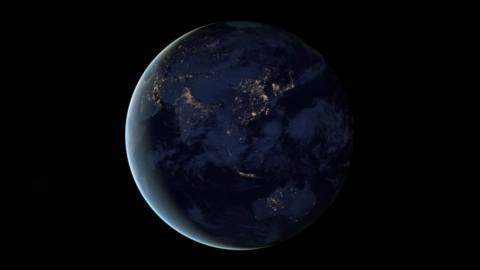
%> input picture 1.jpg, 480 x 270 px; the run also reads 1 picture not shown here
$ octave interpolation_test.m   (GNU Octave 9; MATLAB toolbox functions it lacks are replaced by stand-ins)
%> lines starting %> are read from the running program, lines starting %| are printed output that depends on the picture
### costFuncSATD.m
% Computes the Sum Absolute Difference (sAD) for the given two blocks
% Input
%       currentBlk : The block for which we are finding the SAD
%       refBlk : the block w.r.t. which the SAD is being computed
%       n : the side of the two square blocks
%
% Output
%       cost : The SAD for the two blocks
%
%Written by Natalia Molinero Mingorance


function cost = costFuncSATD(currentBlk,refBlk)


err = 0;

        absolute = abs(fwht(refBlk) - fwht(currentBlk)); %Walsh-Hadamard Transform
        err = sum(absolute(:));

% uncomment next line to check memory space
% whos absolute err
cost = err;

### interpolation_test.m
% Written by Natalia Molinero Mingorance

%for luma MV 1/4 luma samples
%if using 4:2:0, for chroma, 1/8 samples

%for luma samples, we use the hfilter for 1/2 sample and the qfilter for
%1/4 sample precision:
indexes=[-3,-2,-1,0,1,2,3,4];
hfilter=[-1,4,-11,40,40,-11,4,1];
qfilter=[-1,4,-10,58,17,-5,1,];

%for chroma samples four different four-tapped FIR filters:
indexes=[-1,0,1,2];
filter1=[-2,58,10,-2]; %for chroma samples of 1/8th
filter2=[-4,54,16,-2];%for chroma samples of 2/8th
filter3=[-6,46,28,-4];%for chroma samples of 3/8th
filter4=[-4,36,36,-4];%for chroma samples of 4/8th

% 5/8th, 6/8th and 7/8th use filter3[1−i], filter2[1−i], and filter1[1−i]c

ref_frame = double(imread('1.jpg'));
target_frame = double(imread('2.jpg'));
ref_frame = ref_frame(1:256, 1:256, :); %%MIRAR CÓMO SE HACE CON EL TAMAÑALO REAL
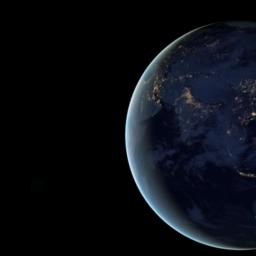
%> ref_frame: size 256x256x3 double; mean R, G, B 10.9, 13.5, 19.9
target_frame = target_frame(1:256, 1:256, :); %%MIRAR CÓMO SE HACE CON EL TAMAÑALO REAL
%> target_frame: size 256x256x3 double


%%we use only luminance component for current and reference images

R = ref_frame(:,:,1); G = ref_frame(:,:,2); B = ref_frame(:,:,3);
%> after `R = ref_frame(:,:,1)`:
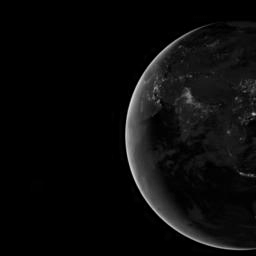
%> R: size 256x256 double; min 0, max 218, mean 10.9
%> after `B = ref_frame(:,:,3)`:
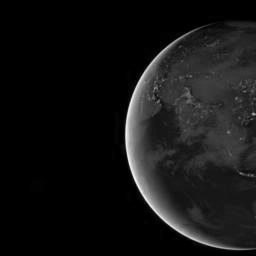
%> B: size 256x256 double; min 0, max 252, mean 19.9
ref_Y=0.288*R+0.587*G+0.114*B;
R = target_frame(:,:,1); G = target_frame(:,:,2); B = target_frame(:,:,3);
%> after `G = target_frame(:,:,2)`:
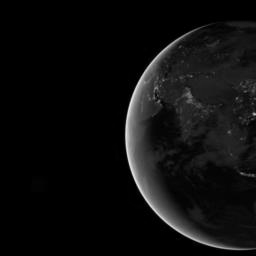
%> G: size 256x256 double; min 0, max 241, mean 13.6
Y=0.288*R+0.587*G+0.114*B;

dx=16;
dy=16;
subY_ref=zeros(11,4);
subY=zeros(11,4);

%ref_frame sub-pixel interpolation-->subY_ref


i=1;

     for j=dy-3:dy+3
         subY_ref(i,2)=-ref_Y(dx-3,j)+4*ref_Y(dx-2,j)-10*ref_Y(dx-1,j)+58*ref_Y(dx,j)-17*ref_Y(dx+1,j)-5*ref_Y(dx+2,j)+ref_Y(dx+3,j); %adxdy
         i=i+1;
     end
%> after the loop, i = 8; subY_ref = 11 rows, first 8: [0 0 0 0; 0 0 0 0; 0 0 0 0; 0 0 0 0; 0 0 0 0; 0 0 0 0; 0 0 0 0; 0 0 0 0]

i=1;
        for j=dy-3:dy+3
            subY_ref(i,3)=-ref_Y(dx-3,j)+4*ref_Y(dx-2,j)-11*ref_Y(dx-1,j)+40*ref_Y(dx,j)+40*ref_Y(dx+1,j)-11*ref_Y(dx+2,j)+4*ref_Y(dx+3,j)+ref_Y(dx+4,j); %bdxdy
            i=i+1;

        end

i=1;

        for j=dy-3:dy+3
            subY_ref(i,4)=ref_Y(dx-2,j)-5*ref_Y(dx-1,j)+17*ref_Y(dx,j)+58*ref_Y(dx+1,j)-10*ref_Y(dx+2,j)+4*ref_Y(dx+3,j)-ref_Y(dx+4,j); %cdxdy
           i=i+1;

        end

i=1;

        for j=dy-3:dy
                subY_ref(i,1)=ref_Y(dx,j);%Adxdy
                i=i+1;

        end
%> after the loop, i = 5
     i=8;
        for j=dy:dy+3
                subY_ref(i,1)=ref_Y(dx,j);%Adxdy
                i=i+1;

        end
%> after the loop, i = 12


subY_ref(5,2)=bitshift(-subY_ref(1,2)+4*subY_ref(2,2)-10*subY_ref(3,2)+58*subY_ref(4,2)-17*subY_ref(8,2)-5*subY_ref(9,2)+subY_ref(10,2),6);
subY_ref(5,3)=bitshift(-subY_ref(1,3)+4*subY_ref(2,3)-10*subY_ref(3,3)+58*subY_ref(4,3)-17*subY_ref(8,3)-5*subY_ref(9,3)+subY_ref(10,3),6);
subY_ref(5,4)=bitshift(-subY_ref(1,4)+4*subY_ref(2,4)-10*subY_ref(3,4)+58*subY_ref(4,4)-17*subY_ref(8,4)-5*subY_ref(9,4)+subY_ref(10,4),6);

subY_ref(6,2)=bitshift(-subY_ref(1,2)+4*subY_ref(2,2)-11*subY_ref(3,2)+40*subY_ref(4,2)+40*subY_ref(8,2)-11*subY_ref(9,2)+4*subY_ref(10,2)+subY_ref(11,2),6);
subY_ref(6,3)=bitshift(-subY_ref(1,3)+4*subY_ref(2,3)-11*subY_ref(3,3)+40*subY_ref(4,3)+40*subY_ref(8,3)-11*subY_ref(9,3)+4*subY_ref(10,3)+subY_ref(11,3),6);
subY_ref(6,4)=bitshift(-subY_ref(1,4)+4*subY_ref(2,4)-11*subY_ref(3,4)+40*subY_ref(4,4)+40*subY_ref(8,4)-11*subY_ref(9,4)+4*subY_ref(10,4)+subY_ref(11,4),6);

subY_ref(7,2)=bitshift(subY_ref(1,2)-5*subY_ref(2,2)+17*subY_ref(3,2)+58*subY_ref(4,2)-10*subY_ref(8,2)+4*subY_ref(9,2)-subY_ref(10,2),6);
subY_ref(7,3)=bitshift(subY_ref(1,3)-5*subY_ref(2,3)+17*subY_ref(3,3)+58*subY_ref(4,3)-10*subY_ref(8,3)+4*subY_ref(9,3)-subY_ref(10,3),6);
subY_ref(7,4)=bitshift(subY_ref(1,4)-5*subY_ref(2,4)+17*subY_ref(3,4)+58*subY_ref(4,4)-10*subY_ref(8,4)+4*subY_ref(9,4)-subY_ref(10,4),6);


%target_frame sub-pixel interpolation-->subY

i=1;

     for j=dy-3:dy+3
         subY(i,2)=-ref_Y(dx-3,j)+4*ref_Y(dx-2,j)-10*ref_Y(dx-1,j)+58*ref_Y(dx,j)-17*ref_Y(dx+1,j)-5*ref_Y(dx+2,j)+ref_Y(dx+3,j); %adxdy
         i=i+1;
     end
%> after the loop, i = 8; subY has the same summary as subY_ref

i=1;
        for j=dy-3:dy+3
            subY(i,3)=-ref_Y(dx-3,j)+4*ref_Y(dx-2,j)-11*ref_Y(dx-1,j)+40*ref_Y(dx,j)+40*ref_Y(dx+1,j)-11*ref_Y(dx+2,j)+4*ref_Y(dx+3,j)+ref_Y(dx+4,j); %bdxdy
            i=i+1;

        end

i=1;

        for j=dy-3:dy+3
            subY(i,4)=ref_Y(dx-2,j)-5*ref_Y(dx-1,j)+17*ref_Y(dx,j)+58*ref_Y(dx+1,j)-10*ref_Y(dx+2,j)+4*ref_Y(dx+3,j)-ref_Y(dx+4,j); %cdxdy
           i=i+1;

        end

i=1;

        for j=dy-3:dy
                subY(i,1)=ref_Y(dx,j);%Adxdy
                i=i+1;

        end
%> after the loop, i = 5
     i=8;
        for j=dy:dy+3
                subY(i,1)=ref_Y(dx,j);%Adxdy
                i=i+1;

        end
%> after the loop, i = 12


subY(5,2)=bitshift(-subY(1,2)+4*subY(2,2)-10*subY(3,2)+58*subY(4,2)-17*subY(8,2)-5*subY(9,2)+subY(10,2),6);
subY(5,3)=bitshift(-subY(1,3)+4*subY(2,3)-10*subY(3,3)+58*subY(4,3)-17*subY(8,3)-5*subY(9,3)+subY(10,3),6);
subY(5,4)=bitshift(-subY(1,4)+4*subY(2,4)-10*subY(3,4)+58*subY(4,4)-17*subY(8,4)-5*subY(9,4)+subY(10,4),6);

subY(6,2)=bitshift(-subY(1,2)+4*subY(2,2)-11*subY(3,2)+40*subY(4,2)+40*subY(8,2)-11*subY(9,2)+4*subY(10,2)+subY(11,2),6);
subY(6,3)=bitshift(-subY(1,3)+4*subY(2,3)-11*subY(3,3)+40*subY(4,3)+40*subY(8,3)-11*subY(9,3)+4*subY(10,3)+subY(11,3),6);
subY(6,4)=bitshift(-subY(1,4)+4*subY(2,4)-11*subY(3,4)+40*subY(4,4)+40*subY(8,4)-11*subY(9,4)+4*subY(10,4)+subY(11,4),6);

subY(7,2)=bitshift(subY(1,2)-5*subY(2,2)+17*subY(3,2)+58*subY(4,2)-10*subY(8,2)+4*subY(9,2)-subY(10,2),6);
subY(7,3)=bitshift(subY(1,3)-5*subY(2,3)+17*subY(3,3)+58*subY(4,3)-10*subY(8,3)+4*subY(9,3)-subY(10,3),6);
subY(7,4)=bitshift(subY(1,4)-5*subY(2,4)+17*subY(3,4)+58*subY(4,4)-10*subY(8,4)+4*subY(9,4)-subY(10,4),6);

costs= costFuncSATD(subY_ref,subY);
%> in costFuncSATD, `absolute = abs(fwht(refBlk) - fwht(currentBlk));`: absolute = 16 rows, first 8: [0 0 0 0; 0 0 0 0; 0 0 0 0; 0 0 0 0; 0 0 0 0; 0 0 0 0; 0 0 0 0; 0 0 0 0]
%> in costFuncSATD, `err = sum(absolute(:));`: err = 0
%> costs = 0
